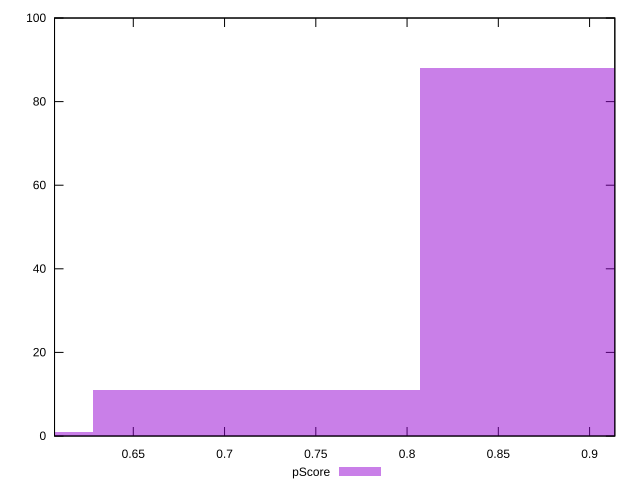

Write gnuplot code to recreate this figure.
reset

$pScore <<EOF
0.8966927053419654 88
0.7173541642735723 11
0.5380156232051793 1
EOF

set key outside below
set boxwidth 0.1793385410683931
set xrange [0.6068445640755309:0.9138304131172004]
set yrange [0:100]
set trange [0:100]
set style fill transparent solid 0.5 noborder
set terminal svg size 640, 490 enhanced background rgb 'white'
set output "report_00026_2021-02-22T21:38:55.199Z/interactive/samples/pages+cached+noadtech+nomedia/pScore/histogram.svg"

plot $pScore title "pScore" with boxes

reset
